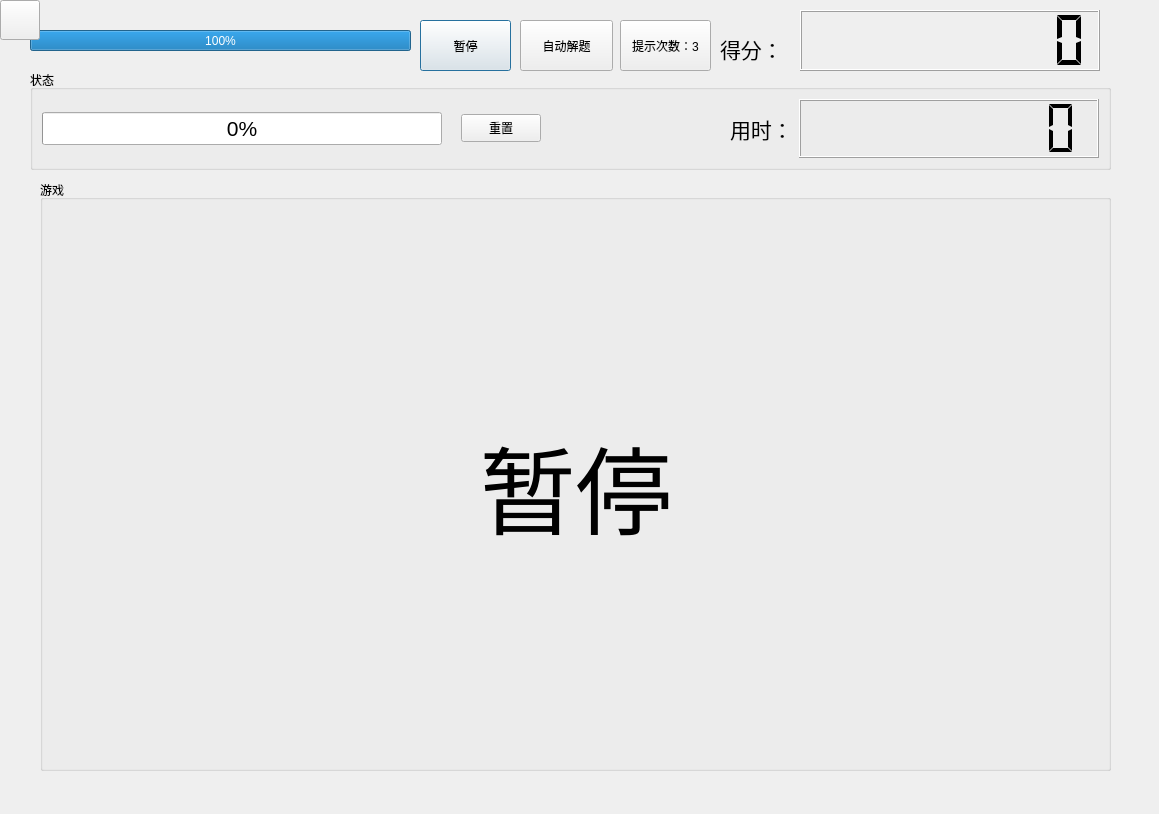
<?xml version="1.0" encoding="UTF-8"?>
<ui version="4.0">
 <class>Play</class>
 <widget class="QDialog" name="Play">
  <property name="geometry">
   <rect>
    <x>0</x>
    <y>0</y>
    <width>1159</width>
    <height>814</height>
   </rect>
  </property>
  <property name="windowTitle">
   <string>Dialog</string>
  </property>
  <property name="styleSheet">
   <string notr="true">#Play{
	border-image: url(:/pic/background/background2.jpg);
}</string>
  </property>
  <widget class="QProgressBar" name="timeBar">
   <property name="geometry">
    <rect>
     <x>30</x>
     <y>30</y>
     <width>381</width>
     <height>21</height>
    </rect>
   </property>
   <property name="value">
    <number>100</number>
   </property>
  </widget>
  <widget class="QPushButton" name="pauseBtn">
   <property name="geometry">
    <rect>
     <x>420</x>
     <y>20</y>
     <width>91</width>
     <height>51</height>
    </rect>
   </property>
   <property name="text">
    <string>暂停</string>
   </property>
  </widget>
  <widget class="QGroupBox" name="groupBox">
   <property name="geometry">
    <rect>
     <x>30</x>
     <y>70</y>
     <width>1081</width>
     <height>100</height>
    </rect>
   </property>
   <property name="minimumSize">
    <size>
     <width>0</width>
     <height>100</height>
    </size>
   </property>
   <property name="maximumSize">
    <size>
     <width>16777215</width>
     <height>100</height>
    </size>
   </property>
   <property name="title">
    <string>状态</string>
   </property>
   <layout class="QGridLayout" name="gridLayout_4">
    <item row="0" column="0">
     <layout class="QHBoxLayout" name="horizontalLayout_2">
      <item>
       <widget class="QProgressBar" name="progressBar">
        <property name="minimumSize">
         <size>
          <width>400</width>
          <height>0</height>
         </size>
        </property>
        <property name="font">
         <font>
          <pointsize>16</pointsize>
         </font>
        </property>
        <property name="value">
         <number>0</number>
        </property>
       </widget>
      </item>
      <item>
       <widget class="QLabel" name="resetHint">
        <property name="text">
         <string/>
        </property>
       </widget>
      </item>
      <item>
       <widget class="QPushButton" name="resetBtn">
        <property name="minimumSize">
         <size>
          <width>0</width>
          <height>28</height>
         </size>
        </property>
        <property name="text">
         <string>重置</string>
        </property>
        <property name="iconSize">
         <size>
          <width>16</width>
          <height>16</height>
         </size>
        </property>
       </widget>
      </item>
      <item>
       <spacer name="horizontalSpacer_3">
        <property name="orientation">
         <enum>Qt::Horizontal</enum>
        </property>
        <property name="sizeHint" stdset="0">
         <size>
          <width>40</width>
          <height>20</height>
         </size>
        </property>
       </spacer>
      </item>
      <item>
       <widget class="QLabel" name="label_2">
        <property name="font">
         <font>
          <pointsize>16</pointsize>
         </font>
        </property>
        <property name="text">
         <string>用时：</string>
        </property>
       </widget>
      </item>
      <item>
       <widget class="QLCDNumber" name="lcdNumber">
        <property name="minimumSize">
         <size>
          <width>300</width>
          <height>0</height>
         </size>
        </property>
        <property name="font">
         <font>
          <pointsize>16</pointsize>
         </font>
        </property>
        <property name="digitCount">
         <number>9</number>
        </property>
        <property name="segmentStyle">
         <enum>QLCDNumber::Flat</enum>
        </property>
       </widget>
      </item>
     </layout>
    </item>
   </layout>
  </widget>
  <widget class="QGroupBox" name="groupBox_2">
   <property name="geometry">
    <rect>
     <x>40</x>
     <y>180</y>
     <width>1071</width>
     <height>591</height>
    </rect>
   </property>
   <property name="title">
    <string>游戏</string>
   </property>
   <layout class="QGridLayout" name="gridLayout_3">
    <item row="0" column="0">
     <layout class="QVBoxLayout" name="verticalLayout">
      <item>
       <spacer name="verticalSpacer">
        <property name="orientation">
         <enum>Qt::Vertical</enum>
        </property>
        <property name="sizeHint" stdset="0">
         <size>
          <width>20</width>
          <height>40</height>
         </size>
        </property>
       </spacer>
      </item>
      <item>
       <layout class="QHBoxLayout" name="horizontalLayout">
        <item>
         <spacer name="horizontalSpacer">
          <property name="orientation">
           <enum>Qt::Horizontal</enum>
          </property>
          <property name="sizeHint" stdset="0">
           <size>
            <width>40</width>
            <height>20</height>
           </size>
          </property>
         </spacer>
        </item>
        <item>
         <layout class="QGridLayout" name="gridLayout"/>
        </item>
        <item>
         <spacer name="horizontalSpacer_2">
          <property name="orientation">
           <enum>Qt::Horizontal</enum>
          </property>
          <property name="sizeHint" stdset="0">
           <size>
            <width>40</width>
            <height>20</height>
           </size>
          </property>
         </spacer>
        </item>
       </layout>
      </item>
      <item>
       <spacer name="verticalSpacer_2">
        <property name="orientation">
         <enum>Qt::Vertical</enum>
        </property>
        <property name="sizeHint" stdset="0">
         <size>
          <width>20</width>
          <height>40</height>
         </size>
        </property>
       </spacer>
      </item>
     </layout>
    </item>
   </layout>
  </widget>
  <widget class="QPushButton" name="remind">
   <property name="geometry">
    <rect>
     <x>620</x>
     <y>20</y>
     <width>91</width>
     <height>51</height>
    </rect>
   </property>
   <property name="text">
    <string>提示次数：3</string>
   </property>
  </widget>
  <widget class="QLabel" name="label_3">
   <property name="geometry">
    <rect>
     <x>720</x>
     <y>20</y>
     <width>63</width>
     <height>57</height>
    </rect>
   </property>
   <property name="font">
    <font>
     <pointsize>16</pointsize>
    </font>
   </property>
   <property name="text">
    <string>得分：</string>
   </property>
  </widget>
  <widget class="QLCDNumber" name="lcdNumber_2">
   <property name="geometry">
    <rect>
     <x>800</x>
     <y>10</y>
     <width>300</width>
     <height>61</height>
    </rect>
   </property>
   <property name="minimumSize">
    <size>
     <width>300</width>
     <height>0</height>
    </size>
   </property>
   <property name="font">
    <font>
     <pointsize>16</pointsize>
    </font>
   </property>
   <property name="digitCount">
    <number>9</number>
   </property>
   <property name="segmentStyle">
    <enum>QLCDNumber::Flat</enum>
   </property>
  </widget>
  <widget class="QLabel" name="label">
   <property name="geometry">
    <rect>
     <x>40</x>
     <y>200</y>
     <width>1071</width>
     <height>571</height>
    </rect>
   </property>
   <property name="font">
    <font>
     <pointsize>72</pointsize>
    </font>
   </property>
   <property name="styleSheet">
    <string notr="true">background-image: url(:/pic/background/background.jpg);</string>
   </property>
   <property name="text">
    <string>暂停</string>
   </property>
   <property name="alignment">
    <set>Qt::AlignCenter</set>
   </property>
  </widget>
  <widget class="QPushButton" name="backBtn">
   <property name="geometry">
    <rect>
     <x>0</x>
     <y>0</y>
     <width>40</width>
     <height>40</height>
    </rect>
   </property>
   <property name="styleSheet">
    <string notr="true">QPushButton{border-image:url(:/pic/icon/back-arrow.png);}
QPushButton:hover{border-image:url(:/pic/icon/back-arrow-focused.png);}
QPushButton:pressed{border-image:url(:/pic/icon/back-arrow-focused.png);}</string>
   </property>
   <property name="text">
    <string/>
   </property>
  </widget>
  <widget class="QPushButton" name="solveBtn">
   <property name="geometry">
    <rect>
     <x>520</x>
     <y>20</y>
     <width>93</width>
     <height>51</height>
    </rect>
   </property>
   <property name="text">
    <string>自动解题</string>
   </property>
  </widget>
 </widget>
 <resources/>
 <connections/>
</ui>
